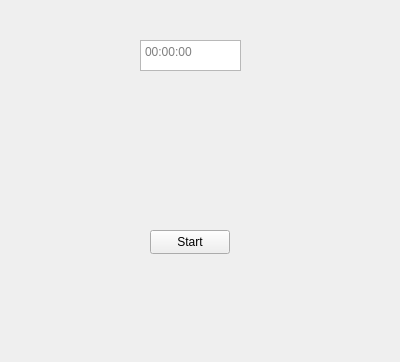
<?xml version="1.0" encoding="UTF-8"?>
<ui version="4.0">
 <class>TimerView</class>
 <widget class="QDockWidget" name="TimerView">
  <property name="geometry">
   <rect>
    <x>0</x>
    <y>0</y>
    <width>400</width>
    <height>362</height>
   </rect>
  </property>
  <property name="windowTitle">
   <string>DockWidget</string>
  </property>
  <widget class="QWidget" name="dockWidgetContents">
   <widget class="QPushButton" name="TimerStartButton">
    <property name="geometry">
     <rect>
      <x>150</x>
      <y>230</y>
      <width>80</width>
      <height>24</height>
     </rect>
    </property>
    <property name="text">
     <string>Start</string>
    </property>
   </widget>
   <widget class="QTextEdit" name="TimerText">
    <property name="geometry">
     <rect>
      <x>140</x>
      <y>40</y>
      <width>101</width>
      <height>31</height>
     </rect>
    </property>
    <property name="tabChangesFocus">
     <bool>false</bool>
    </property>
    <property name="readOnly">
     <bool>false</bool>
    </property>
    <property name="html">
     <string>&lt;!DOCTYPE HTML PUBLIC &quot;-//W3C//DTD HTML 4.0//EN&quot; &quot;http://www.w3.org/TR/REC-html40/strict.dtd&quot;&gt;
&lt;html&gt;&lt;head&gt;&lt;meta name=&quot;qrichtext&quot; content=&quot;1&quot; /&gt;&lt;meta charset=&quot;utf-8&quot; /&gt;&lt;style type=&quot;text/css&quot;&gt;
p, li { white-space: pre-wrap; }
hr { height: 1px; border-width: 0; }
li.unchecked::marker { content: &quot;\2610&quot;; }
li.checked::marker { content: &quot;\2612&quot;; }
&lt;/style&gt;&lt;/head&gt;&lt;body style=&quot; font-family:'Segoe UI'; font-size:9pt; font-weight:400; font-style:normal;&quot;&gt;
&lt;p style=&quot;-qt-paragraph-type:empty; margin-top:0px; margin-bottom:0px; margin-left:0px; margin-right:0px; -qt-block-indent:0; text-indent:0px;&quot;&gt;&lt;br /&gt;&lt;/p&gt;&lt;/body&gt;&lt;/html&gt;</string>
    </property>
    <property name="placeholderText">
     <string>00:00:00</string>
    </property>
   </widget>
  </widget>
 </widget>
 <resources/>
 <connections/>
</ui>
